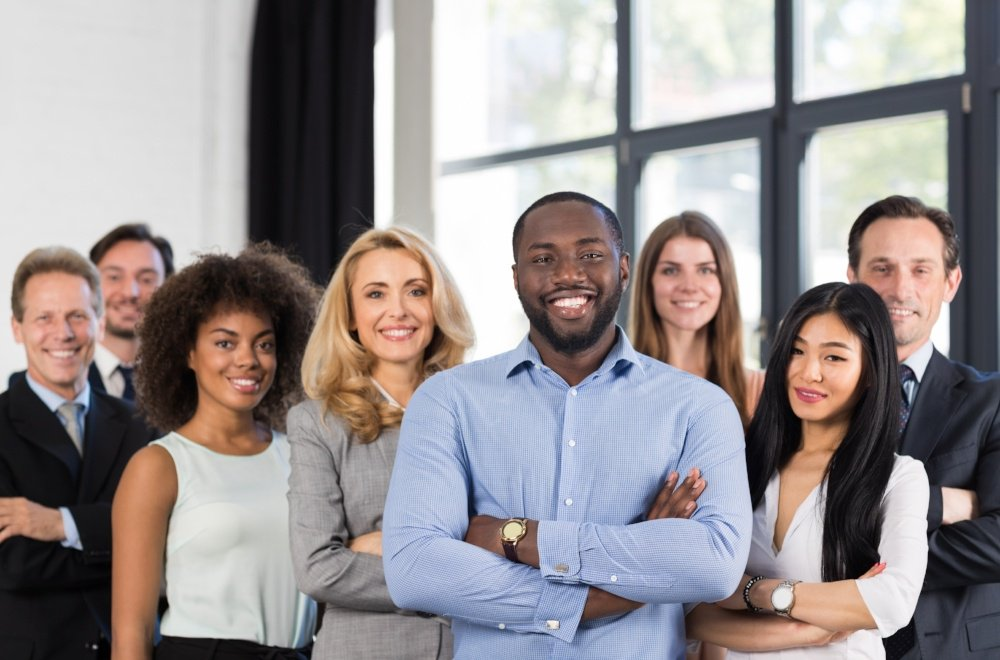
#> input picture 1DS20CS050/people-1.jpg, 1000 x 660 px
$ jupyter execute prog_7b_face_identification.ipynb
#> lines starting #> are read from the running program, lines starting #| are printed output that depends on the picture; after the words box and inside, x2 and y2 are one past the last pixel; in counts of white or black regions, pixels touching at a corner belong together
[cell 1]
import numpy as np
import cv2

[cell 2]
fac_cascade = cv2.CascadeClassifier('haarcascade_frontalface_default.xml')

[cell 3]
img = cv2.imread('people-1.jpg')
#> img is the input picture: shape (660, 1000, 3); mean B, G, R 144.3, 143.5, 150.2

[cell 4]
gray = cv2.cvtColor(img,cv2.COLOR_BGR2GRAY)
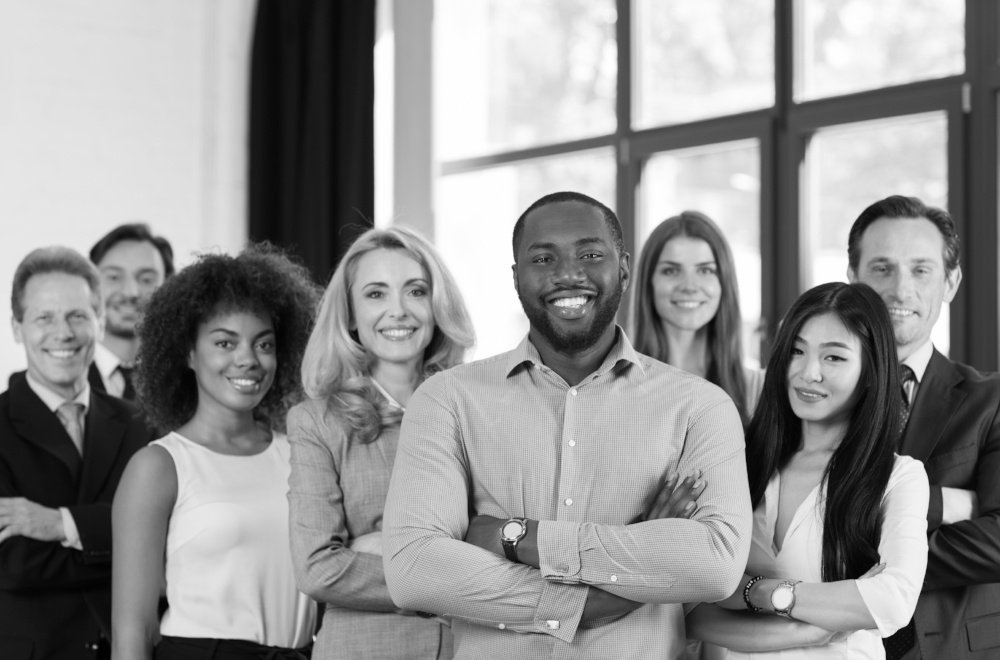
#> gray: shape (660, 1000); min 0, max 255, mean 145.6

[cell 5]
faces = fac_cascade.detectMultiScale(gray,1.1,5)
#> faces = [[647, 238, 83, 83], [16, 284, 87, 87], [89, 245, 81, 81], [855, 230, 102, 102], [194, 306, 95, 95], [768, 316, 103, 103], [340, 253, 104, 104], [509, 211, 120, 120]]

[cell 6]
for(x,y,w,h) in faces:
    cv2.rectangle(img,(x,y),(x+w,y+h),(255,0,0),2)
    roi_gray = gray[y:y+h,x:x+w]
    roi_color = img[y:y+h,x:x+w]
#> this loop made 8 passes
#> pass 1, `roi_gray = gray[y:y+h,x:x+w]`:
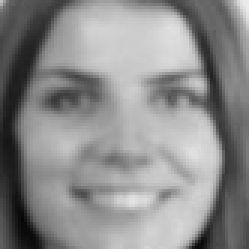
#> roi_gray: shape (83, 83) (shown 3 times larger); min 4, max 236, mean 139.5
#> pass 1, `roi_color = img[y:y+h,x:x+w]`:
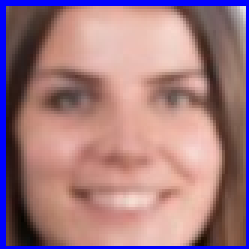
#> roi_color: shape (83, 83, 3) (shown 3 times larger); mean B, G, R 129.3, 121.5, 161.5
#> pass 2, `roi_gray = gray[y:y+h,x:x+w]`:
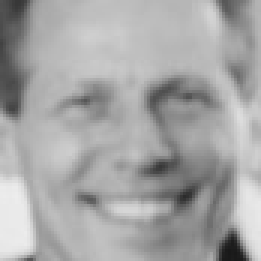
#> roi_gray: shape (87, 87) (shown 3 times larger); min 25, max 237, mean 165.8
#> pass 2, `roi_color = img[y:y+h,x:x+w]`:
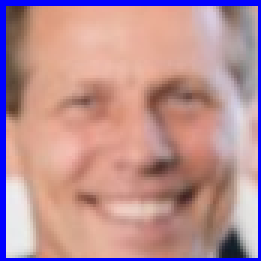
#> roi_color: shape (87, 87, 3) (shown 3 times larger); mean B, G, R 148.5, 143.8, 185.4
#> after the loop:
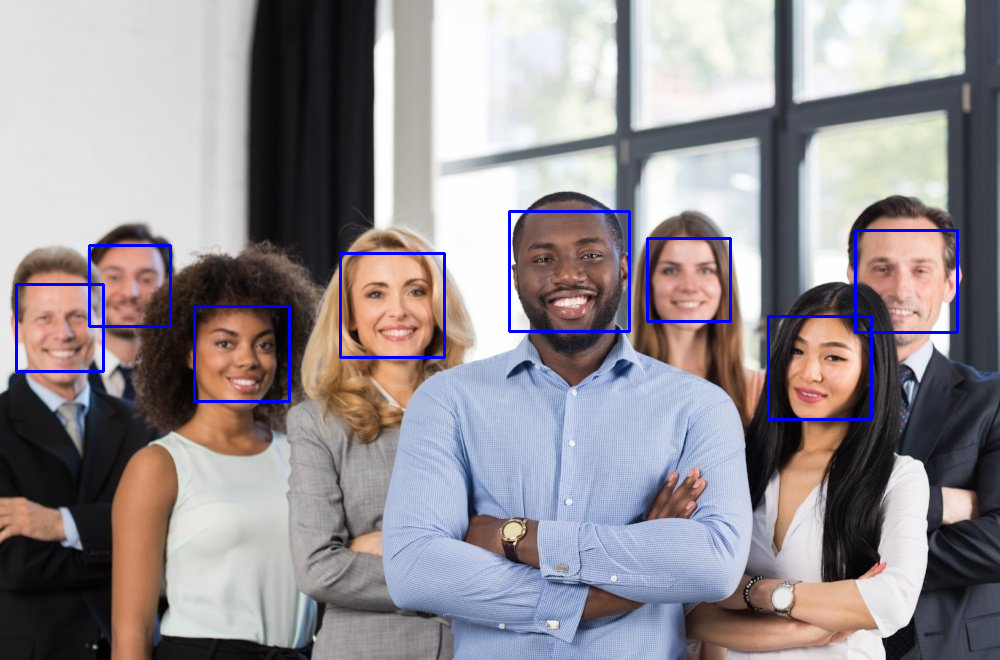
#> img: shape (660, 1000, 3); 1.4% of pixels changed, all inside (x1, y1, x2, y2) = (15, 210, 959, 421)

$ run again, with 1DS20CS050/ghost1.jpg copied over 1DS20CS050/people-1.jpg
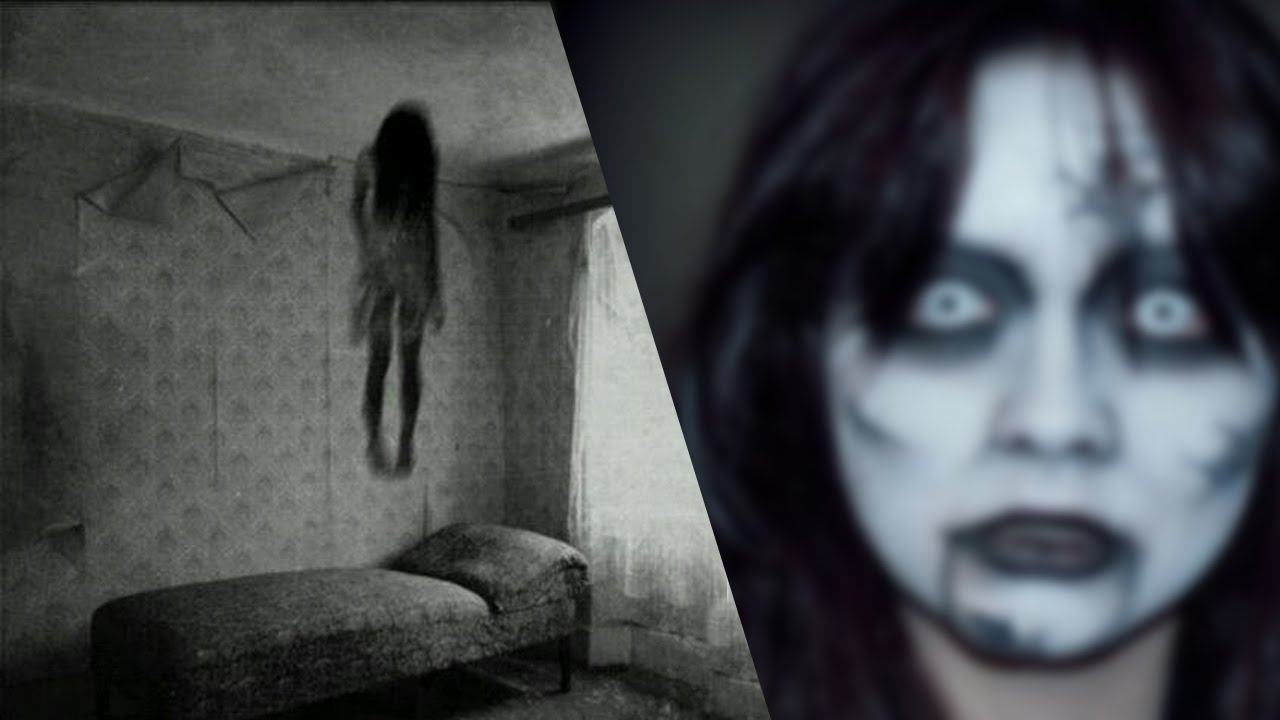
#> input picture 1DS20CS050/ghost1.jpg, 1280 x 720 px
#> img is the input picture: shape (720, 1280, 3); mean B, G, R 77.1, 74.6, 71.1
#> faces = [[797, 170, 483, 487]]
#> the loop `for(x,y,w,h) in faces:` made 1 pass
#> pass 1, `roi_color = img[y:y+h,x:x+w]`:
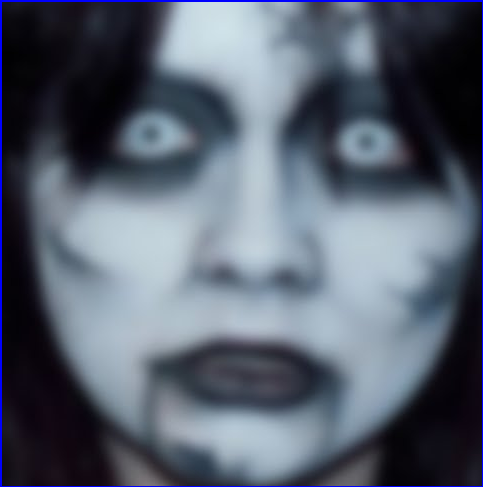
#> roi_color: shape (487, 483, 3); mean B, G, R 111.9, 97.2, 88.3
#> after the loop `for(x,y,w,h) in faces:`:
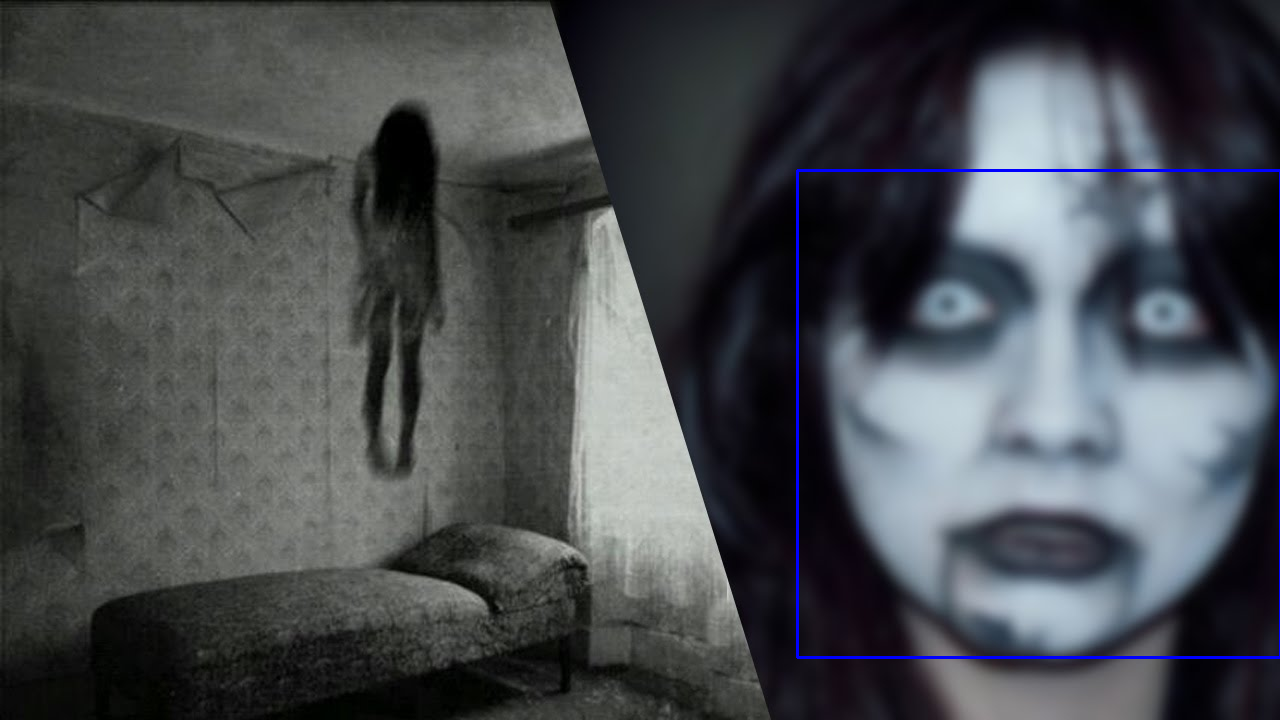
#> img: shape (720, 1280, 3); 0.52% of pixels changed, all inside (x1, y1, x2, y2) = (796, 169, 1280, 659)

$ run again, with 1DS20CS050/people.jpg copied over 1DS20CS050/people-1.jpg
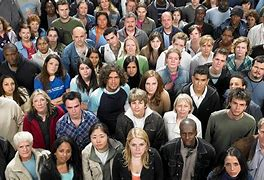
#> input picture 1DS20CS050/people.jpg, 264 x 180 px
#> img is the input picture: shape (180, 264, 3); mean B, G, R 88.7, 94.5, 105.8
#> `gray = cv2.cvtColor(img,cv2.COLOR_BGR2GRAY)`:
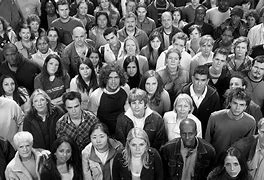
#> gray: shape (180, 264); min 0, max 255, mean 97.2
#> faces = [[124, 135, 26, 26]]
#> the loop `for(x,y,w,h) in faces:` made 1 pass
#> after the loop `for(x,y,w,h) in faces:`:
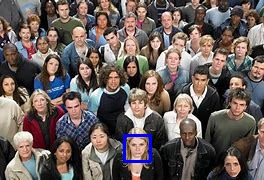
#> img: shape (180, 264, 3); 0.65% of pixels changed, all inside (x1, y1, x2, y2) = (123, 134, 152, 163)
